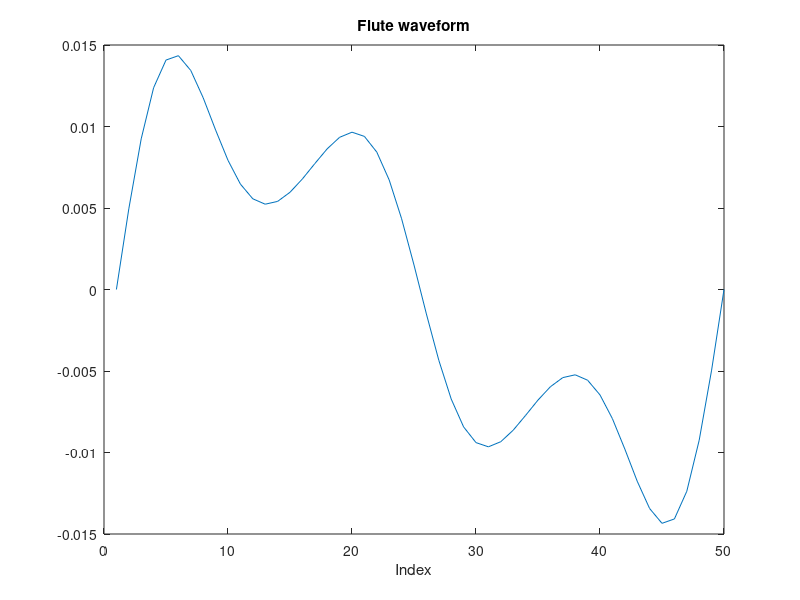

Reproduce this figure in MATLAB. (Note: this script raises an error after producing the figure.)
%%
% Written by Kishore Rathinavel
% Music generation using L systems
%%


close all
clear all
clc


sampleRate=20000;
f1=400; f2=800; f3=1200; f4=1600; f5=2000;
duration=1/f1;
sampleLength=duration*sampleRate;
t=linspace(0,duration,sampleLength);
A1=0.032; A2=5.62e-3; A3=0.018; A4=3.16e-3; A5=1.7e-3;
y=A1*sin(2*pi*f1*t)+A2*sin(2*pi*f2*t)+A3*sin(2*pi*f3*t)+A4*sin(2*pi*f4*t)+A5*sin(2*pi*f5*t);
y=y/3;
sound(y,sampleRate);

%calculating how long is the waveform in terms of indices
plot(y);
title('Flute waveform');
xlabel('Index');

sampleRate=20000;
duration=0.75;
sampleLength=duration*sampleRate;
t=linspace(0,duration,sampleLength);
A1=0.032; A2=5.62e-3; A3=0.018; A4=3.16e-3; A5=1.7e-3;
f1=400; f2=800; f3=1200; f4=1600; f5=2000;
y=A1*sin(2*pi*f1*t)+A2*sin(2*pi*f2*t)+A3*sin(2*pi*f3*t)+A4*sin(2*pi*f4*t)+A5*sin(2*pi*f5*t);
y=y/3;
sound(y,sampleRate);


%%
%Frequency ratios of the Srutis
sa1=1;
re1=256/243;
re2=9/8;
ga1=32/27;
ga2=5/4;
ma1=4/3;
ma2=45/32;
pa=3/2;
da1=128/81;
da2=5/3;
ni1=16/9;
ni2=15/8;
sa2=2;
st=0;

%%
raga=[sa1 re2 ga2 pa da2 sa2];
[no ragalength]=size(raga);

%Raga Bhairav rules
rule(1).before = 'd';
rule(1).after = 'mPdP';

rule(2).before = 'G';
rule(2).after = 'dmpmrs';
 
rule(3).before = 'P';
rule(3).after = 'GmdP';

nRules = length(rule);

axiom = 'sP'; 
%%
%number of repititions
nReps = 3;

for i=1:nReps
    
    %one character/cell, with indexes the same as original axiom string
    axiomINcells = cellstr(axiom'); 
    
    for j=1:nRules
        %the indexes of each 'before' string
        hit = strfind(axiom, rule(j).before);
        if (length(hit)>=1)
            for k=hit
                axiomINcells{k} = rule(j).after;
            end
        end
    end
    %now convert individual cells back to a string
    axiom=[];
    for j=1:length(axiomINcells)
        axiom = [axiom, axiomINcells{j}];
    end
    axiom
end
%%
% axiom
% Now draw the string as turtle graphics
%Upper case (e.g. F or G) causes a line to be drawn in the current direction of the turtle
%Lower case causes a move with no draw
%angle +operator means turn left; -operator means turn right

%Init the turtle

%init the turtle stack
currentpointer=1;
f0=440;
timelength=1.25;

saveiteration=length(axiom);
scalechange=1;
song=[];

for i=1:length(axiom)
    cmdT = axiom(i);
    if i==saveiteration+2
        scalechange=1;
    end
    switch cmdT

        case ','
            pause(0.5);
        case 's'
            modifier=sa1;
            modifier=modifier*scalechange;
        case 'S'
            modifier=sa2;
            modifier=modifier*scalechange;
        case 'r'
            modifier=re1;
            modifier=modifier*scalechange;
        case 'R'
            modifier=re2;
            modifier=modifier*scalechange;
        case 'g'
            modifier=ga1;
            modifier=modifier*scalechange;
        case 'G'
            modifier=ga2;
            modifier=modifier*scalechange;
        case 'm'
            modifier=ma1;
            modifier=modifier*scalechange;
        case 'M'
            modifier=ma2;
            modifier=modifier*scalechange;
        case 'P'
            modifier=pa;
            modifier=modifier*scalechange;
        case 'd'
            modifier=da1;
            modifier=modifier*scalechange;
        case 'D'
            modifier=da2;
            modifier=modifier*scalechange;
        case 'n'
            modifier=ni1;
            modifier=modifier*scalechange;
        case 'N'
            modifier=ni2;
            modifier=modifier*scalechange;
        case '<'
            scalechange=0.5;
            saveiteration=i;
        case '>'
            scalechange=2;
            saveiteration=i;
        otherwise
            continue;
    end
    
y=A1*sin(2*pi*f1*modifier*t)+A2*sin(2*pi*f2*modifier*t)+A3*sin(2*pi*f3*modifier*t)+A4*sin(2*pi*f4*modifier*t)+A5*sin(2*pi*f5*modifier*t);
% sound(y,sampleRate);
song=[song y];  
end

wavwrite(song,sampleRate,'bhairavFlute.wav');








